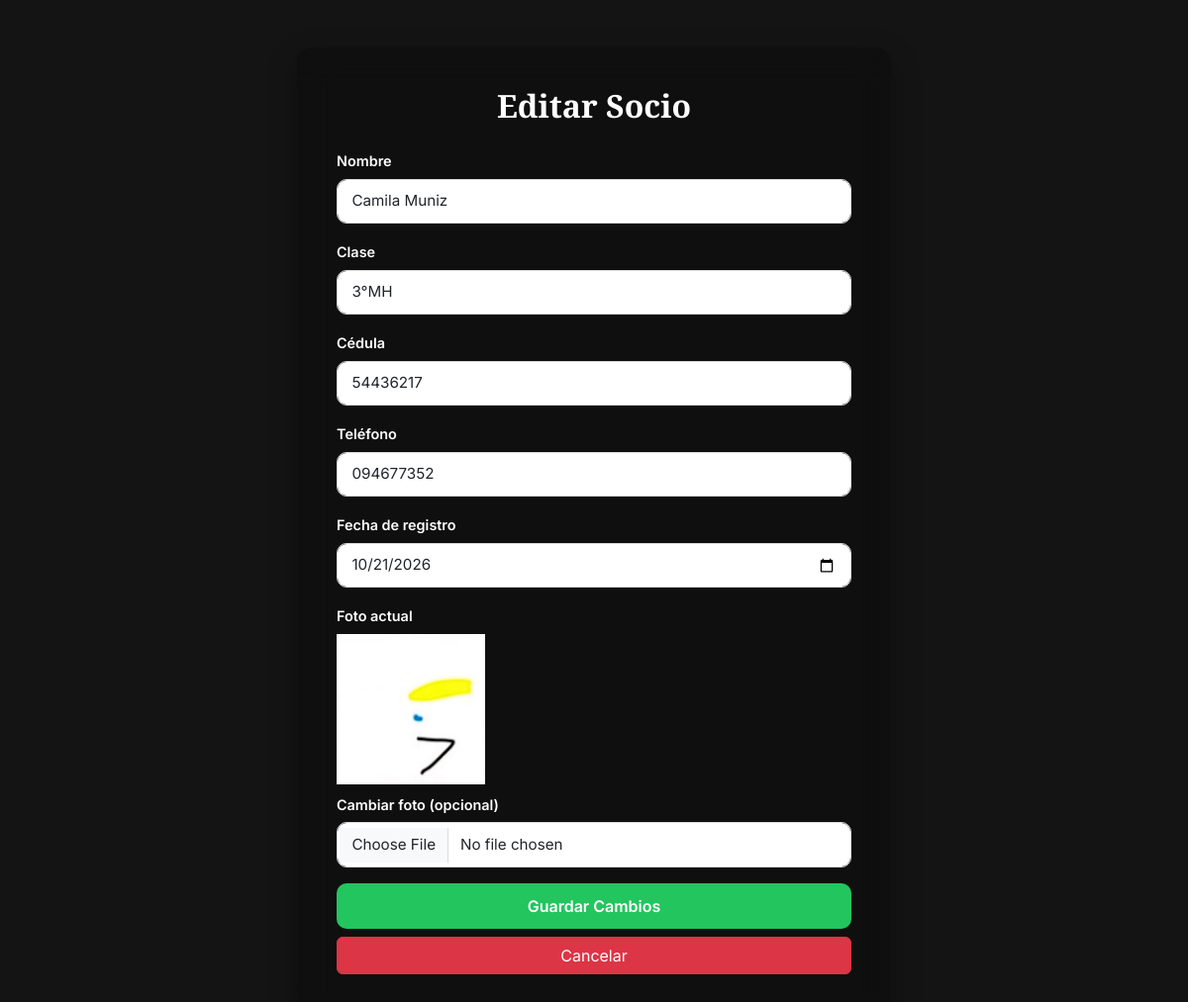
The page /index.php?accion=formEditarSocio&id=26 (signed in) on the database its author committed.
### tables this page shows
CREATE TABLE `socios` (
  `id` int(11) NOT NULL,
  `nombre` varchar(100) NOT NULL,
  `email` varchar(100) DEFAULT NULL,
  `cedula` varchar(20) NOT NULL,
  `telefono` varchar(20) DEFAULT NULL,
  `fecha_registro` date DEFAULT curdate(),
  `clase` varchar(50) DEFAULT NULL,
  `foto` varchar(255) DEFAULT NULL
);

### controllers/SocioController.php (called while the page is built, shortened)
<?php
function formEditarSocio() {
    global $pdo;
    $id = (int) ($_GET['id'] ?? 0);
    $socio = Socio::buscarPorId($pdo, $id);
    require __DIR__ . '/../views/Socios/form.php';
}

### models/socio.php (called while the page is built, shortened)
<?php
class Socio
{
    private string $nombre;
    private string $clase;
    private string $cedula;
    private string $telefono;
    private string $fecha_registro;
    private ?string $foto;
    public function __construct(
        string $nombre,
        string $clase,
        string $cedula,
        string $telefono,
        string $fecha_registro,
        string $foto = null,
        ?int $id = null
    ) {
        $this->nombre = $nombre;
        $this->clase = $clase;
        $this->cedula = $cedula;
        $this->telefono = $telefono;
        $this->fecha_registro = $fecha_registro;
        $this->foto = $foto;
    }
    public function getNombre(): string
    {
        return $this->nombre;
    }
    public function getClase(): string
    {
        return $this->clase;
    }
    public function getCedula(): string
    {
        return $this->cedula;
    }
    public function getTelefono(): string
    {
        return $this->telefono;
    }
    public function getFecharegistro(): string
    {
        return $this->fecha_registro;
    }
    public function getFoto(): ?string
    {
        return $this->foto;
    }
    private static function desdeFila(array $f): Socio
    {
        return new Socio(
            (string) $f['nombre'],
            (string) $f['clase'],
            (string) $f['cedula'],
            (string) $f['telefono'],
            (string) $f['fecha_registro'],
            isset($f['foto']) ? (string) $f['foto'] : null,
            isset($f['id']) ? (int) $f['id'] : null
        );
    }
    public static function buscarPorId(
        PDO $pdo,
        int $id
    ): ?Socio {
        $stmt = $pdo->prepare(
            "SELECT *
             FROM socios
             WHERE id = ?"
        );
        $stmt->execute([$id]);
        $f = $stmt->fetch(PDO::FETCH_ASSOC);
        return self::desdeFila($f);
    }
}

### views/socios/form.php (the view, shortened to what this page needs)
<?php
$esEdicion = isset($socio);
?>
<!DOCTYPE html>
<html lang="es">
<head>
    <link href="https://cdn.jsdelivr.net/npm/bootstrap@5.3.3/dist/css/bootstrap.min.css" rel="stylesheet">
    <link rel="stylesheet" href="css/form.css">
</head>
<body>
<div class="container mt-5">
    <div class="form-card">
        <h2><span class="centrado"><?= $esEdicion ? 'Editar Socio' : 'Agregar Socio' ?></span></h2>
        <div class="mb-3">
            <form action="index.php?accion=<?= $esEdicion ? 'editarSocio' : 'crearSocio' ?>"
                  method="POST" enctype="multipart/form-data">
                <label for="nombre" class="form-label">Nombre</label>
                <input type="text" name="nombre" id="nombre" class="form-control mb-3"
                       placeholder="Nombre"
                       value="<?= $esEdicion ? htmlspecialchars($socio->getNombre()) : '' ?>" required>
                <label for="clase" class="form-label">Clase</label>
                <input type="text" name="clase" id="clase" class="form-control mb-3"
                       placeholder="Clase"
                       value="<?= $esEdicion ? htmlspecialchars($socio->getClase()) : '' ?>" required>
                <label for="cedula" class="form-label">Cédula</label>
                <input type="text" name="cedula" id="cedula" class="form-control mb-3"
                       placeholder="Cedula"
                       value="<?= $esEdicion ? htmlspecialchars($socio->getCedula()) : '' ?>" required>
                <label for="telefono" class="form-label">Teléfono</label>
                <input type="number" name="telefono" id="telefono" class="form-control mb-3"
                       placeholder="Telefono"
                       value="<?= $esEdicion ? $socio->getTelefono() : '' ?>" required>
                <label for="fecha_registro" class="form-label">Fecha de registro</label>
                <input type="date" name="fecha_registro" id="fecha_registro" class="form-control mb-3"
                       placeholder="Fecha de registro"
                       value="<?= $esEdicion ? $socio->getFecharegistro() : '' ?>" required>
                <?php if ($esEdicion): ?>
                    <label>Foto actual</label><br>
                    <div class="mb-2">
                        <?php if (!empty($socio->getFoto())): ?>
                            <img src="uploads/fotos/<?= htmlspecialchars($socio->getFoto()) ?>"
                                 alt="Foto actual" class="foto-preview" style="max-width:150px;">
                        <?php else: ?>
                            <p class="text-muted" style="color: white;">Este socio no tiene foto.</p>
                        <?php endif; ?>
                    </div>
                    <label>Cambiar foto (opcional)</label>
                <?php else: ?>
                    <label>Foto</label>
                <?php endif; ?>
                <input type="file" name="foto" class="form-control mb-3" accept="image/*">
                <button type="submit" class="btn btn-success w-100 mb-2">
                    <?= $esEdicion ? 'Guardar Cambios' : 'Crear socio' ?>
                </button>
                <a href="index.php?accion=listarSocios" class="btn btn-danger w-100">
                    Cancelar
                </a>
            </form>
        </div>
    </div>
</div>
</body>
</html>

### css/form.css (style rules this page uses)
:root { --color-bg: #141414; --color-accent:#012a58; --color-accent-dark:skyblue; --radius-lg: 16px; --radius-md: 12px; --radius-sm: 8px; }
* { box-sizing: border-box; }
body { background-color: var(--color-bg); color: #ffffff; font-family: 'Inter', Arial, Helvetica, sans-serif; line-height: 1.6; background-image: url("../img/form.jpg"); background-repeat: no-repeat; background-size: cover; background-position: center; background-attachment: fixed; }
.centrado { display: block; text-align: center; font-weight: bold; }
.form-card { background-color: #3c3c3c; border-radius: var(--radius-lg); padding: 2.5rem; max-width: 600px; margin: 0 auto; box-shadow: 0 10px 30px rgba(0, 0, 0, 0.3); color: white; text-align: left; backdrop-filter: blur(17px); background: rgba(0, 0, 0, 0.25); }
.form-card h2 { font-family: 'Playfair Display', serif; font-weight: 700; margin-bottom: 1.5rem; color: white; }
.form-card label { font-weight: 600; font-size: 0.9rem; color: white; margin-bottom: 0.4rem; display: inline-block; }
.form-card .form-control, .form-card .form-select { border-radius: 10px; border: 1px solid #dcdcdc; padding: 0.65rem 0.9rem; font-size: 0.95rem; transition: border-color 0.2s ease, box-shadow 0.2s ease; }
.form-card .btn-success { background-color: #22c55e; border: none; border-radius: 10px; padding: 0.7rem; font-weight: 600; transition: background-color 0.2s ease; }

### rows shown on the page
socios: nombre "Camila Muniz", clase "3°MH", cedula "54436217", telefono "094677352", fecha_registro "10/21/2026", foto (picture)
